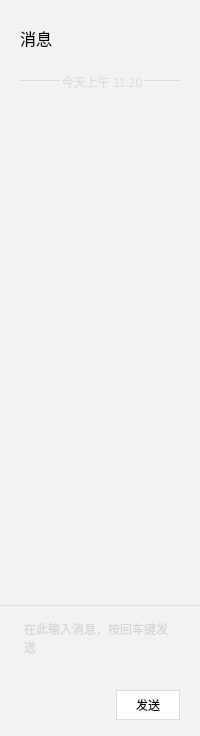
<?xml version="1.0" encoding="UTF-8"?>
<ui version="4.0">
 <class>QWidgetMsgPanel</class>
 <widget class="QWidget" name="QWidgetMsgPanel">
  <property name="geometry">
   <rect>
    <x>0</x>
    <y>0</y>
    <width>200</width>
    <height>736</height>
   </rect>
  </property>
  <property name="minimumSize">
   <size>
    <width>200</width>
    <height>736</height>
   </size>
  </property>
  <property name="maximumSize">
   <size>
    <width>200</width>
    <height>736</height>
   </size>
  </property>
  <property name="windowTitle">
   <string>IMPanel</string>
  </property>
  <property name="styleSheet">
   <string notr="true">#QWidgetMsgPanel{
	background: #f2f2f2;
}</string>
  </property>
  <layout class="QVBoxLayout" name="verticalLayout_3">
   <property name="spacing">
    <number>0</number>
   </property>
   <property name="leftMargin">
    <number>0</number>
   </property>
   <property name="topMargin">
    <number>0</number>
   </property>
   <property name="rightMargin">
    <number>0</number>
   </property>
   <property name="bottomMargin">
    <number>0</number>
   </property>
   <item>
    <layout class="QVBoxLayout" name="verticalLayout_2">
     <property name="spacing">
      <number>0</number>
     </property>
     <property name="leftMargin">
      <number>20</number>
     </property>
     <property name="topMargin">
      <number>26</number>
     </property>
     <property name="bottomMargin">
      <number>25</number>
     </property>
     <item>
      <widget class="QLabel" name="label_title">
       <property name="font">
        <font>
         <family>Microsoft YaHei</family>
         <pointsize>12</pointsize>
         <weight>50</weight>
         <italic>false</italic>
         <bold>false</bold>
        </font>
       </property>
       <property name="styleSheet">
        <string notr="true">font: 12pt &quot;Microsoft YaHei&quot;;
color: #000000;</string>
       </property>
       <property name="text">
        <string>消息</string>
       </property>
      </widget>
     </item>
    </layout>
   </item>
   <item>
    <layout class="QVBoxLayout" name="verticalLayout_4">
     <property name="leftMargin">
      <number>20</number>
     </property>
     <property name="topMargin">
      <number>0</number>
     </property>
     <property name="rightMargin">
      <number>20</number>
     </property>
     <item>
      <widget class="QGroupBox" name="groupBoxTime">
       <property name="styleSheet">
        <string notr="true">QGroupBox{
	border: none;
	border-top: 1px solid #dddddd;
	margin-top: 5px;
}

QGroupBox::title{
	subcontrol-origin: margin;
	subcontrol-position: top center;
	color: #dddddd;
}</string>
       </property>
       <property name="title">
        <string>今天上午 11:20</string>
       </property>
      </widget>
     </item>
    </layout>
   </item>
   <item>
    <widget class="QListWidget" name="lw_msg_list">
     <property name="styleSheet">
      <string notr="true">#lw_msg_list{
	border: none;
	background: #f2f2f2;
}</string>
     </property>
     <property name="horizontalScrollBarPolicy">
      <enum>Qt::ScrollBarAlwaysOff</enum>
     </property>
    </widget>
   </item>
   <item>
    <widget class="QWidget" name="widgetLine2" native="true">
     <property name="minimumSize">
      <size>
       <width>0</width>
       <height>1</height>
      </size>
     </property>
     <property name="maximumSize">
      <size>
       <width>16777215</width>
       <height>1</height>
      </size>
     </property>
     <property name="styleSheet">
      <string notr="true">background: #dddddd;</string>
     </property>
    </widget>
   </item>
   <item>
    <layout class="QVBoxLayout" name="verticalLayout">
     <property name="spacing">
      <number>0</number>
     </property>
     <property name="leftMargin">
      <number>20</number>
     </property>
     <property name="topMargin">
      <number>10</number>
     </property>
     <property name="rightMargin">
      <number>20</number>
     </property>
     <property name="bottomMargin">
      <number>10</number>
     </property>
     <item>
      <widget class="QTextEditCustomEditor" name="tb_msg">
       <property name="sizePolicy">
        <sizepolicy hsizetype="Expanding" vsizetype="Minimum">
         <horstretch>0</horstretch>
         <verstretch>0</verstretch>
        </sizepolicy>
       </property>
       <property name="minimumSize">
        <size>
         <width>0</width>
         <height>74</height>
        </size>
       </property>
       <property name="maximumSize">
        <size>
         <width>16777215</width>
         <height>74</height>
        </size>
       </property>
       <property name="styleSheet">
        <string notr="true">#tb_msg{
	border: none;
	background: #f2f2f2;
	font: 9pt &quot;Microsoft YaHei&quot;;
	color: #bbbbbb;
}</string>
       </property>
       <property name="placeholderText">
        <string>在此输入消息，按回车键发送</string>
       </property>
      </widget>
     </item>
     <item>
      <layout class="QHBoxLayout" name="horizontalLayout_4">
       <property name="spacing">
        <number>10</number>
       </property>
       <property name="bottomMargin">
        <number>6</number>
       </property>
       <item>
        <spacer name="horizontalSpacer">
         <property name="orientation">
          <enum>Qt::Horizontal</enum>
         </property>
         <property name="sizeHint" stdset="0">
          <size>
           <width>0</width>
           <height>0</height>
          </size>
         </property>
        </spacer>
       </item>
       <item>
        <widget class="QPushButton" name="btn_send">
         <property name="minimumSize">
          <size>
           <width>64</width>
           <height>30</height>
          </size>
         </property>
         <property name="maximumSize">
          <size>
           <width>64</width>
           <height>30</height>
          </size>
         </property>
         <property name="styleSheet">
          <string notr="true">QPushButton {
	border: 1px solid #dddddd;
	background:  #ffffff;
	color: #000000;
	font: 10pt &quot;Microsoft YaHei&quot;;
}

QPushButton:hover {
	border: 1px solid #d2d2d2;
	background:  #f2f2f2;
}

QPushButton:pressed {
	border: 1px solid #d2d2d2;
	background:  #e5e5e5;
}

QPushButton:disable {
	border: 1px solid #d5d5d5;
	color: #bbbbbb;
	background:  #f2f2f2;
}</string>
         </property>
         <property name="text">
          <string>发送</string>
         </property>
        </widget>
       </item>
      </layout>
     </item>
    </layout>
   </item>
  </layout>
 </widget>
 <layoutdefault spacing="6" margin="11"/>
 <customwidgets>
  <customwidget>
   <class>QTextEditCustomEditor</class>
   <extends>QTextEdit</extends>
   <header location="global">QTextEditCustomEditor.h</header>
  </customwidget>
 </customwidgets>
 <resources/>
 <connections/>
</ui>
